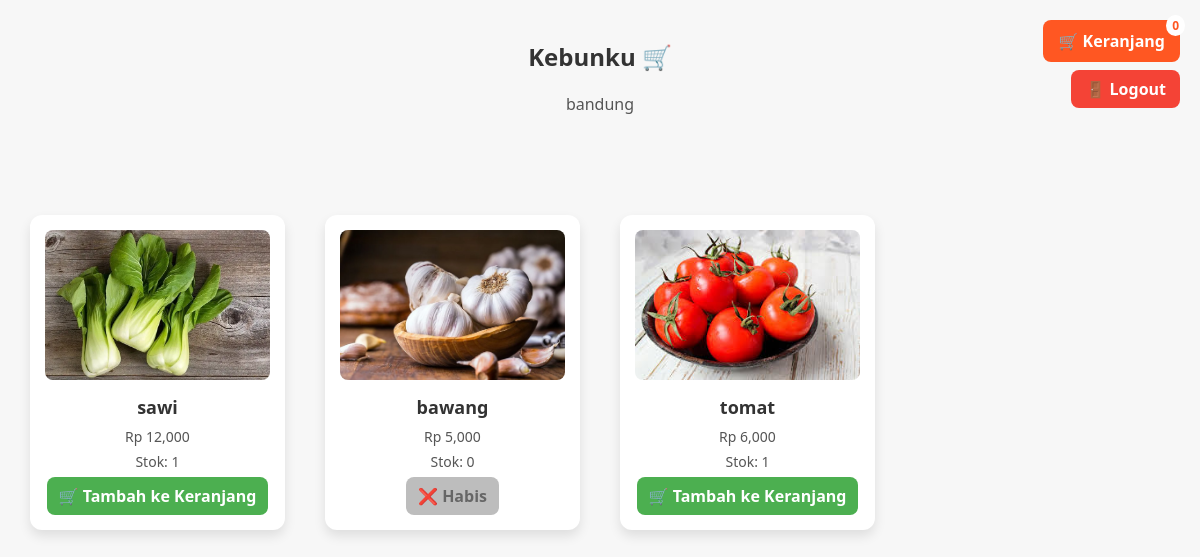
The page /toko.php?id=2 (signed in) on the database its author committed.
### tables this page shows
CREATE TABLE `toko` (
  `id` int(11) NOT NULL,
  `user_id` int(11) DEFAULT NULL,
  `nama_toko` varchar(100) DEFAULT NULL,
  `lokasi` varchar(100) DEFAULT NULL,
  `deskripsi` text DEFAULT NULL,
  `foto` varchar(100) DEFAULT NULL
);

CREATE TABLE `produk` (
  `id` int(11) NOT NULL,
  `nama_produk` varchar(100) DEFAULT NULL,
  `harga` int(11) DEFAULT NULL,
  `stok` int(11) DEFAULT NULL,
  `penjual_id` int(11) DEFAULT NULL,
  `stock` int(11) DEFAULT 0,
  `status` enum('aktif','hapus') DEFAULT 'aktif',
  `gambar` varchar(100) DEFAULT NULL
);

### toko.php (the view, shortened to what this page needs)
<?php
include '../config/db.php';
$user_id = $_SESSION['user']['id'];
$toko_id = intval($_GET['id']);
$toko_query = mysqli_query($conn, "SELECT * FROM toko WHERE user_id=$toko_id");
$toko = mysqli_fetch_assoc($toko_query);
$produk_query = mysqli_query($conn, "SELECT * FROM produk WHERE penjual_id=$toko_id AND status='aktif'");
$cart_query = mysqli_query($conn, "
SELECT COALESCE(SUM(qty),0) AS total
FROM cart
WHERE pembeli_id = $user_id
");
$cart_count = mysqli_fetch_assoc($cart_query)['total'];
?>
<!DOCTYPE html>
<html lang="id">
<head>
<link rel="stylesheet" href="../assets/css/style.css">
</head>
<body>
<h2><?= htmlspecialchars($toko['nama_toko']) ?> 🛒</h2>
<p style="text-align:center; color:#555;"><?= htmlspecialchars($toko['lokasi']) ?></p>
<a href="cart.php" class="cart-link">
  🛒 Keranjang
  <span class="cart-count"><?= $cart_count ?></span>
</a>
<a href="../auth/logout.php" class="logout-link" onclick="return confirm('Yakin mau logout?')">
  🚪 Logout
</a>
<div class="grid">
<?php while($p = mysqli_fetch_assoc($produk_query)) { ?>
  <div class="card">
    <img src="../assets/img/<?= htmlspecialchars($p['gambar']) ?>" alt="<?= htmlspecialchars($p['nama_produk']) ?>">
    <h3><?= htmlspecialchars($p['nama_produk']) ?></h3>
    <p>Rp <?= number_format($p['harga']) ?></p>
    <p>Stok: <?= $p['stok'] ?></p>
    <?php if($p['stok'] > 0) { ?>
      <a href="add_cart.php?id=<?= $p['id'] ?>" class="btn" onclick="addToCart(event,'<?= htmlspecialchars($p['nama_produk']) ?>')">
        🛒 Tambah ke Keranjang
      </a>
    <?php } else { ?>
      <span class="btn btn-disabled">❌ Habis</span>
    <?php } ?>
  </div>
<?php } ?>
</div>
</body>
</html>

### style.css (style rules this page uses)
body { font-family:Arial; background:#e8f5e9; padding:20px; }
.card { background:#fff; padding:20px; border-radius:12px; box-shadow:0 4px 10px rgba(0,0,0,.1); margin:auto; max-width:400px; }
.grid { display:grid; grid-template-columns:repeat(auto-fill,minmax(200px,1fr)); gap:15px; margin-top:20px; }
.btn { display:inline-block; padding:10px 15px; background:#388e3c; color:#fff; border-radius:8px; text-decoration:none; }
.cart-link { display: inline-block; background: #ff5722; color: #fff; padding: 10px 15px; border-radius: 8px; text-decoration: none; margin-bottom: 20px; font-weight: bold; transition: background 0.3s; }

### toko.php (style rules this page uses)
body { font-family: 'Segoe UI', sans-serif; background: #f7f7f7; margin:0; padding:20px; }
h2 { text-align:center; color:#333; margin-bottom:20px; }
.cart-link { display: inline-block; background: #ff5722; color: #fff; padding: 10px 15px; border-radius: 8px; text-decoration: none; font-weight: bold; transition: background 0.3s; position: fixed; top: 20px; right: 20px; z-index: 1000; }
.cart-count { background: #fff; color: #ff5722; font-weight: bold; padding: 2px 6px; border-radius: 50%; font-size: 12px; position: absolute; top: -5px; right: -5px; }
.logout-link { position: fixed; top: 70px; right: 20px; background: #f44336; color: white; padding: 8px 14px; border-radius: 8px; text-decoration: none; font-weight: bold; transition: background 0.3s; z-index: 1000; }
.grid { display: grid; grid-template-columns: repeat(auto-fill, minmax(220px, 1fr)); gap: 20px; margin-top: 100px; }
.card { background: #fff; border-radius: 12px; box-shadow: 0 6px 12px rgba(0,0,0,0.1); padding: 15px; text-align: center; transition: transform 0.3s, box-shadow 0.3s; }
.card img { width: 100%; height: 150px; object-fit: cover; border-radius: 8px; margin-bottom: 10px; }
.card h3 { margin:0 0 8px; font-size:18px; color:#333; }
.card p { margin:0 0 6px; color:#555; font-size:14px; }
.btn { display: inline-block; background: #4caf50; color: white; padding: 8px 12px; border-radius: 8px; text-decoration: none; font-weight: bold; transition: background 0.3s, transform 0.2s; }
.btn-disabled { background: #bdbdbd; color: #666; cursor: not-allowed; pointer-events: none; }

### rows shown on the page
toko: nama_toko "Kebunku", lokasi "bandung"
produk: gambar+nama_produk (picture), nama_produk "sawi", harga "12,000", stok "1"
produk: gambar (picture), nama_produk "bawang", harga "5,000", stok "0", shows "❌ Habis"
produk: gambar (picture), nama_produk "tomat", harga "6,000", stok "1"

### other values the page prints
$cart_count "0"
